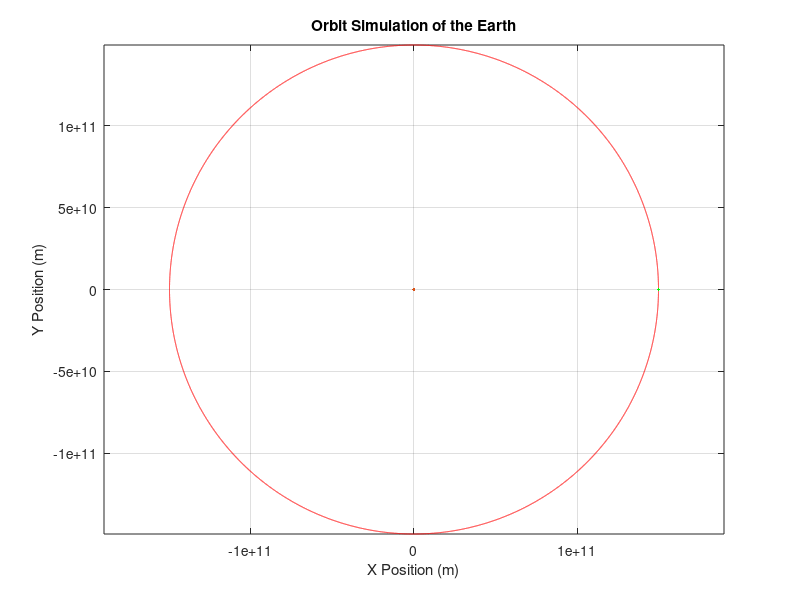

MATLAB code for this plot:
dt = 1000;
M = 1.9891e30;
G = 6.67430e-11;
t = 0:dt:3.1536e7;
x = zeros(size(t));
y = zeros(size(t));
vx = zeros(size(t));
vy = zeros(size(t));
x(1) = 1.496e11;
y(1) = 0;
vx(1) = 0;
vy(1) = 29780;
for i=1:length(t)-1
    
    r1 = sqrt(x(i)^2 + y(i)^2);
    k1_x = vx(i);
    k1_y = vy(i);
    k1_vx = -G * M * x(i) / r1^3;
    k1_vy = -G * M * y(i) / r1^3;
   
    r2 = sqrt((x(i) + 0.5*dt*k1_x)^2 + (y(i) + 0.5*dt*k1_y)^2);
    k2_x = vx(i) + 0.5*dt*k1_vx;
    k2_y = vy(i) + 0.5*dt*k1_vy;
    k2_vx = -G * M * (x(i) + 0.5*dt*k1_x) / r2^3;
    k2_vy = -G * M * (y(i) + 0.5*dt*k1_y) / r2^3;

    r3 = sqrt((x(i) + 0.5*dt*k2_x)^2 + (y(i) + 0.5*dt*k2_y)^2);
    k3_x = vx(i) + 0.5*dt*k2_vx;
    k3_y = vy(i) + 0.5*dt*k2_vy;
    k3_vx = -G * M * (x(i) + 0.5*dt*k2_x) / r3^3;
    k3_vy = -G * M * (y(i) + 0.5*dt*k2_y) / r3^3;

    r4 = sqrt((x(i) + dt*k3_x)^2 + (y(i) + dt*k3_y)^2);
    k4_x = vx(i) + dt*k3_vx;
    k4_y = vy(i) + dt*k3_vy;
    k4_vx = -G * M * (x(i) + dt*k3_x) / r4^3;
    k4_vy = -G * M * (y(i) + dt*k3_y) / r4^3;

    x(i+1) = x(i) + (dt/6) * (k1_x + 2*k2_x + 2*k3_x + k4_x);
    y(i+1) = y(i) + (dt/6) * (k1_y + 2*k2_y + 2*k3_y + k4_y);
    vx(i+1) = vx(i) + (dt/6) * (k1_vx + 2*k2_vx + 2*k3_vx + k4_vx);
    vy(i+1) = vy(i) + (dt/6) * (k1_vy + 2*k2_vy + 2*k3_vy + k4_vy);
end
figure;
plot(x, y,'r');
hold on;
plot(0,0,'y.',MarkerSize=100);
plot(x(1),0,'g.',MarkerSize=50)
xlabel('X Position (m)');
ylabel('Y Position (m)');
title('Trajectory of the Object');
axis equal;
grid on;
title('Orbit Simulation of the Earth');
